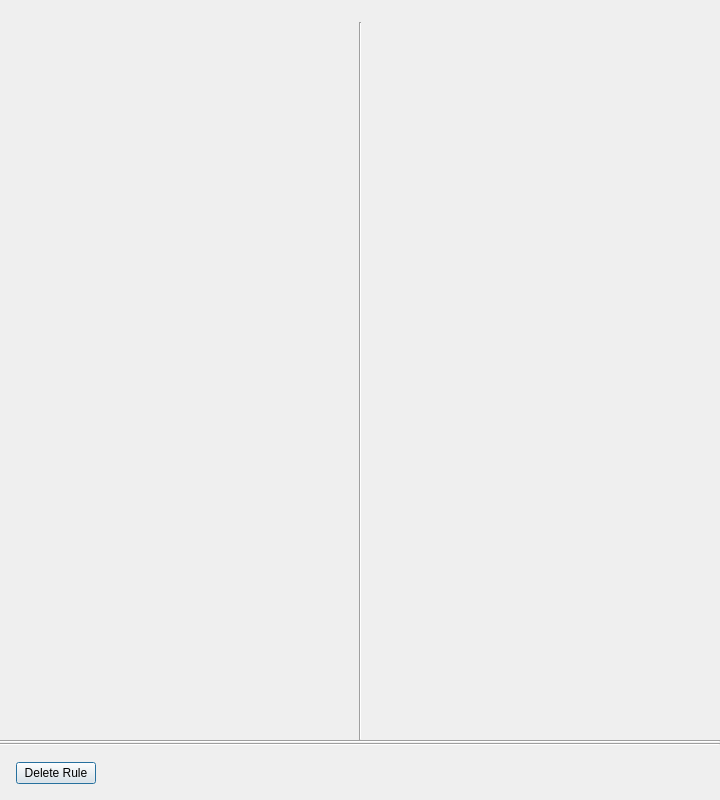
<?xml version="1.0" encoding="UTF-8"?>
<ui version="4.0">
 <class>VmsRuleEditorWindow</class>
 <widget class="QDialog" name="VmsRuleEditorWindow">
  <property name="geometry">
   <rect>
    <x>0</x>
    <y>0</y>
    <width>720</width>
    <height>800</height>
   </rect>
  </property>
  <property name="minimumSize">
   <size>
    <width>720</width>
    <height>720</height>
   </size>
  </property>
  <property name="windowTitle">
   <string>Alarm/Event Rules</string>
  </property>
  <layout class="QVBoxLayout" name="verticalLayout" stretch="0,0,0">
   <property name="spacing">
    <number>0</number>
   </property>
   <property name="leftMargin">
    <number>0</number>
   </property>
   <property name="topMargin">
    <number>0</number>
   </property>
   <property name="rightMargin">
    <number>0</number>
   </property>
   <property name="bottomMargin">
    <number>0</number>
   </property>
   <item>
    <widget class="nx::vms::client::desktop::Panel" name="widget" native="true">
     <layout class="QVBoxLayout" name="verticalLayout_3" stretch="1,0,0">
      <property name="spacing">
       <number>0</number>
      </property>
      <property name="leftMargin">
       <number>0</number>
      </property>
      <property name="topMargin">
       <number>6</number>
      </property>
      <property name="rightMargin">
       <number>0</number>
      </property>
      <property name="bottomMargin">
       <number>0</number>
      </property>
      <item>
       <widget class="QWidget" name="panelsWidget" native="true">
        <property name="minimumSize">
         <size>
          <width>0</width>
          <height>220</height>
         </size>
        </property>
        <property name="autoFillBackground">
         <bool>true</bool>
        </property>
        <layout class="QHBoxLayout" name="horizontalLayout_3" stretch="1,0,1">
         <property name="spacing">
          <number>16</number>
         </property>
         <property name="leftMargin">
          <number>16</number>
         </property>
         <property name="topMargin">
          <number>16</number>
         </property>
         <property name="rightMargin">
          <number>16</number>
         </property>
         <property name="bottomMargin">
          <number>0</number>
         </property>
         <item>
          <widget class="QWidget" name="eventWidget" native="true">
           <property name="minimumSize">
            <size>
             <width>0</width>
             <height>220</height>
            </size>
           </property>
           <layout class="QVBoxLayout" name="verticalLayout_5" stretch="0,0,0,1">
            <property name="spacing">
             <number>0</number>
            </property>
            <property name="leftMargin">
             <number>0</number>
            </property>
            <property name="topMargin">
             <number>0</number>
            </property>
            <property name="rightMargin">
             <number>0</number>
            </property>
            <property name="bottomMargin">
             <number>0</number>
            </property>
            <item>
             <widget class="nx::vms::client::desktop::vms_rules::EventTypePickerWidget" name="eventTypePicker" native="true"/>
            </item>
            <item>
             <spacer name="verticalSpacer">
              <property name="orientation">
               <enum>Qt::Vertical</enum>
              </property>
              <property name="sizeType">
               <enum>QSizePolicy::Fixed</enum>
              </property>
              <property name="sizeHint" stdset="0">
               <size>
                <width>0</width>
                <height>16</height>
               </size>
              </property>
             </spacer>
            </item>
            <item>
             <widget class="nx::vms::client::desktop::vms_rules::GenericEventParamsWidget" name="genericEventParams" native="true"/>
            </item>
            <item>
             <spacer name="verticalSpacer_2">
              <property name="orientation">
               <enum>Qt::Vertical</enum>
              </property>
              <property name="sizeHint" stdset="0">
               <size>
                <width>0</width>
                <height>0</height>
               </size>
              </property>
             </spacer>
            </item>
           </layout>
          </widget>
         </item>
         <item>
          <widget class="Line" name="panelsSplitter">
           <property name="orientation">
            <enum>Qt::Vertical</enum>
           </property>
          </widget>
         </item>
         <item>
          <widget class="QWidget" name="actionWidget" native="true">
           <property name="minimumSize">
            <size>
             <width>0</width>
             <height>220</height>
            </size>
           </property>
           <layout class="QVBoxLayout" name="verticalLayout_4" stretch="0,0,0,1">
            <property name="spacing">
             <number>0</number>
            </property>
            <property name="leftMargin">
             <number>0</number>
            </property>
            <property name="topMargin">
             <number>0</number>
            </property>
            <property name="rightMargin">
             <number>0</number>
            </property>
            <property name="bottomMargin">
             <number>0</number>
            </property>
            <item>
             <widget class="nx::vms::client::desktop::vms_rules::ActionTypePickerWidget" name="actionTypePicker" native="true"/>
            </item>
            <item>
             <spacer name="verticalSpacer_3">
              <property name="orientation">
               <enum>Qt::Vertical</enum>
              </property>
              <property name="sizeType">
               <enum>QSizePolicy::Fixed</enum>
              </property>
              <property name="sizeHint" stdset="0">
               <size>
                <width>0</width>
                <height>16</height>
               </size>
              </property>
             </spacer>
            </item>
            <item>
             <widget class="nx::vms::client::desktop::vms_rules::HttpActionParamsWidget" name="httpActionParams" native="true"/>
            </item>
            <item>
             <spacer name="verticalSpacer_4">
              <property name="orientation">
               <enum>Qt::Vertical</enum>
              </property>
              <property name="sizeHint" stdset="0">
               <size>
                <width>0</width>
                <height>0</height>
               </size>
              </property>
             </spacer>
            </item>
           </layout>
          </widget>
         </item>
        </layout>
       </widget>
      </item>
      <item>
       <widget class="Line" name="footerSplitter">
        <property name="orientation">
         <enum>Qt::Horizontal</enum>
        </property>
       </widget>
      </item>
      <item>
       <widget class="nx::vms::client::desktop::vms_rules::VmsRulesFooterWidget" name="footerWidget" native="true"/>
      </item>
     </layout>
    </widget>
   </item>
   <item>
    <widget class="Line" name="buttomBoxLine">
     <property name="orientation">
      <enum>Qt::Horizontal</enum>
     </property>
    </widget>
   </item>
   <item>
    <layout class="QHBoxLayout" name="horizontalLayout">
     <property name="leftMargin">
      <number>16</number>
     </property>
     <property name="topMargin">
      <number>16</number>
     </property>
     <property name="rightMargin">
      <number>16</number>
     </property>
     <property name="bottomMargin">
      <number>16</number>
     </property>
     <item>
      <widget class="QPushButton" name="deleteRuleButton">
       <property name="text">
        <string>Delete Rule</string>
       </property>
      </widget>
     </item>
     <item>
      <widget class="QDialogButtonBox" name="buttonBox">
       <property name="orientation">
        <enum>Qt::Horizontal</enum>
       </property>
       <property name="standardButtons">
        <set>QDialogButtonBox::NoButton</set>
       </property>
       <property name="centerButtons">
        <bool>false</bool>
       </property>
      </widget>
     </item>
    </layout>
   </item>
  </layout>
 </widget>
 <customwidgets>
  <customwidget>
   <class>nx::vms::client::desktop::Panel</class>
   <extends>QWidget</extends>
   <header location="global">nx/vms/client/desktop/common/widgets/panel.h</header>
   <container>1</container>
  </customwidget>
  <customwidget>
   <class>nx::vms::client::desktop::vms_rules::VmsRulesFooterWidget</class>
   <extends>QWidget</extends>
   <header location="global">nx/vms/client/desktop/vms_rules/dialog_details/vms_rules_footer_widget.h</header>
   <container>1</container>
  </customwidget>
  <customwidget>
   <class>nx::vms::client::desktop::vms_rules::EventTypePickerWidget</class>
   <extends>QWidget</extends>
   <header location="global">nx/vms/client/desktop/vms_rules/dialog_details/event_type_picker_widget.h</header>
   <container>1</container>
  </customwidget>
  <customwidget>
   <class>nx::vms::client::desktop::vms_rules::ActionTypePickerWidget</class>
   <extends>QWidget</extends>
   <header location="global">nx/vms/client/desktop/vms_rules/dialog_details/action_type_picker_widget.h</header>
   <container>1</container>
  </customwidget>
  <customwidget>
   <class>nx::vms::client::desktop::vms_rules::GenericEventParamsWidget</class>
   <extends>QWidget</extends>
   <header location="global">nx/vms/client/desktop/vms_rules/dialog_action_event_editors/generic_event_params_widget.h</header>
   <container>1</container>
  </customwidget>
  <customwidget>
   <class>nx::vms::client::desktop::vms_rules::HttpActionParamsWidget</class>
   <extends>QWidget</extends>
   <header location="global">nx/vms/client/desktop/vms_rules/dialog_action_event_editors/http_action_params_widget.h</header>
   <container>1</container>
  </customwidget>
 </customwidgets>
 <resources/>
 <connections/>
</ui>
